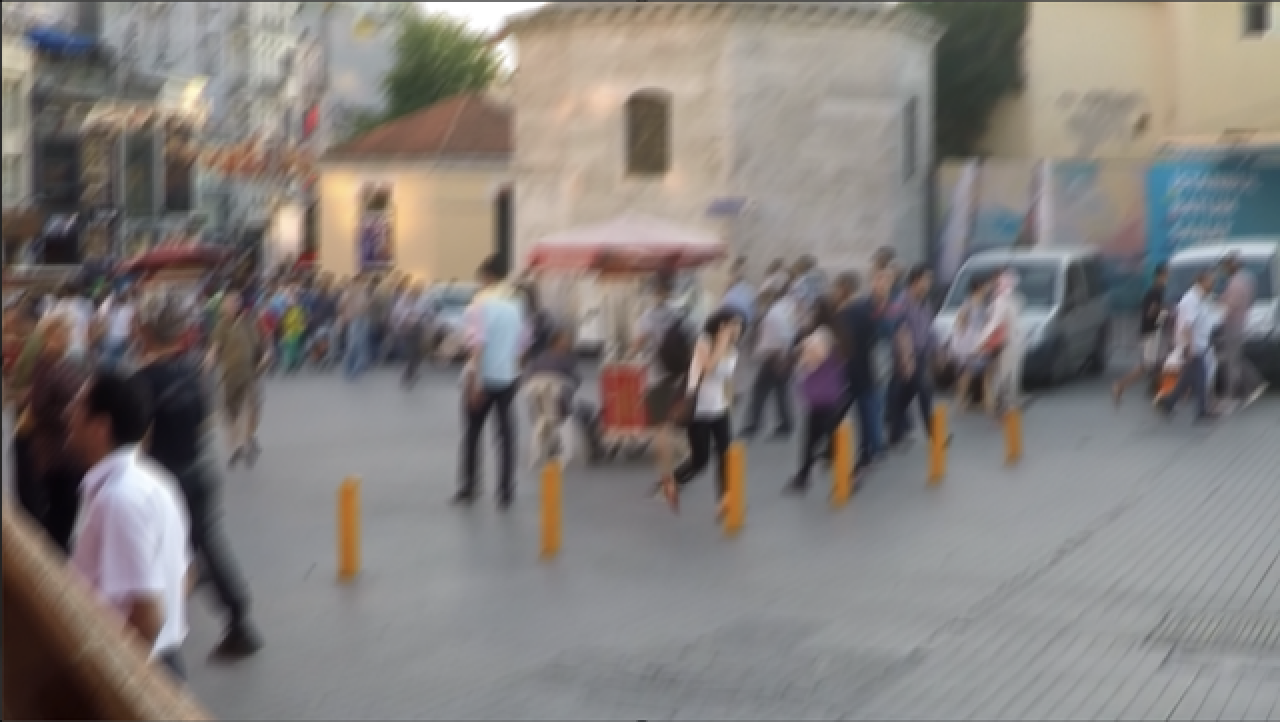
#> input picture input/test1.png, 1280 x 722 px
$ python -i blur_assessment.py   (imports and definitions only)   (older library calls are emulated)
#> lines starting #> are read from the running program, lines starting #| are printed output that depends on the picture
"""
tools/blur_assessment.py
========================
图像模糊程度自动评估工具。

用途：
  - 自动判断输入图像是否需要去模糊
  - 在流水线中按需启用去模糊（模糊图才去模糊，清晰图直接检测）
  - 统计数据集的模糊分布

支持指标：
  - Laplacian 方差（最快）
  - Tenengrad 梯度能量
  - BRISQUE（无参考图像质量评估，需 opencv-contrib）
"""

import cv2
import numpy as np
from typing import Tuple, Dict


class BlurAssessor:
    """
    图像模糊程度评估器。

    Args:
        method:    评估方法，'laplacian' | 'tenengrad' | 'combined'
        threshold: 模糊判定阈值（越高越严格，即更多图像判为模糊）
    """

    # 经验性阈值（在 VisDrone 验证集上标定）
    DEFAULT_THRESHOLDS = {
        "laplacian":  100.0,   # 低于此值视为模糊
        "tenengrad":  200.0,
    }

    def __init__(self, method: str = "laplacian", threshold: float = None):
        assert method in ("laplacian", "tenengrad", "combined"), \
            f"不支持的方法: {method}"
        self.method = method
        if threshold is not None:
            self.threshold = threshold
        else:
            self.threshold = self.DEFAULT_THRESHOLDS.get(method, 100.0)

    # [29 lines left out: functions score, is_blurry, not called in this run]

    def assess(self, image: np.ndarray) -> Dict:
        """返回完整评估报告。"""
        lap = self._laplacian_variance(cv2.cvtColor(image, cv2.COLOR_BGR2GRAY))
        ten = self._tenengrad(cv2.cvtColor(image, cv2.COLOR_BGR2GRAY))
        blurry = lap < self.DEFAULT_THRESHOLDS["laplacian"]
        return {
            "laplacian_var": round(lap, 2),
            "tenengrad":     round(ten, 2),
            "is_blurry":     blurry,
            "blur_level":    self._blur_level(lap),
        }

    @staticmethod
    def _laplacian_variance(gray: np.ndarray) -> float:
        """Laplacian 方差：高频能量，清晰图像值大。"""
        return float(cv2.Laplacian(gray, cv2.CV_64F).var())

    @staticmethod
    def _tenengrad(gray: np.ndarray) -> float:
        """Tenengrad：Sobel 梯度能量。"""
        gx = cv2.Sobel(gray, cv2.CV_64F, 1, 0, ksize=3)
        gy = cv2.Sobel(gray, cv2.CV_64F, 0, 1, ksize=3)
        return float(np.mean(gx ** 2 + gy ** 2))

    @staticmethod
    def _blur_level(laplacian_var: float) -> str:
        if laplacian_var >= 300:
            return "清晰"
        elif laplacian_var >= 100:
            return "轻微模糊"
        elif laplacian_var >= 30:
            return "中度模糊"
        else:
            return "严重模糊"


class AdaptivePipeline:
    """
    自适应流水线：仅对判定为模糊的图像执行去模糊，减少不必要计算。

    Args:
        deblur_model:  DeblurModel 实例
        detector:      CEASCDetector 实例
        assessor:      BlurAssessor 实例
    """

    # [48 lines left out: functions __init__, run, stats, not called in this run]

>>> import cv2
>>> picture = cv2.imread('../input/test1.png')
#> picture is the input picture: shape (722, 1280, 3); mean B, G, R 122.9, 125.6, 130.7
>>> result = BlurAssessor().assess(picture)
#> in assess, `lap = self._laplacian_variance(cv2.cvtColor(image, cv2.COLOR_BGR2GRAY))`: lap = 90.11
#> in _tenengrad, `gx = cv2.Sobel(gray, cv2.CV_64F, 1, 0, ksize=3)`:
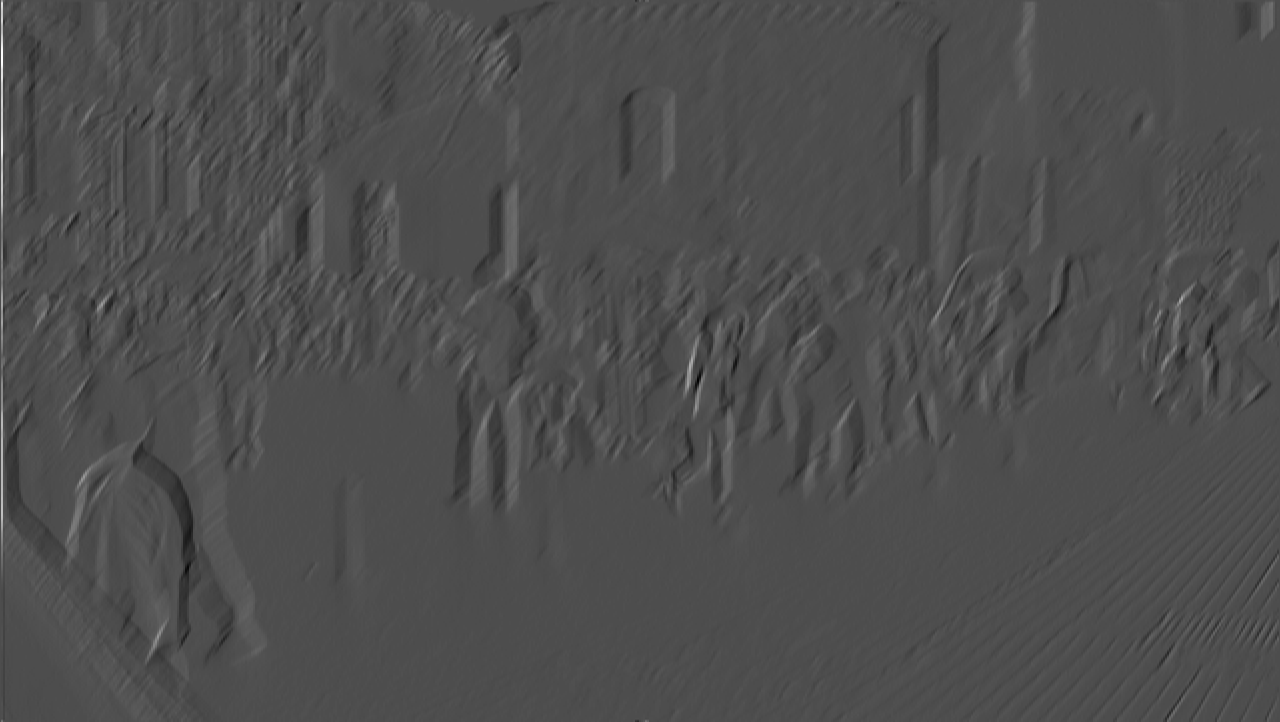
#> gx: shape (722, 1280) float64; min -266, max 604, mean 0.6; drawn with min black and max white
#> in _tenengrad, `gx = cv2.Sobel(gray, cv2.CV_64F, 1, 0, ksize=3)`:
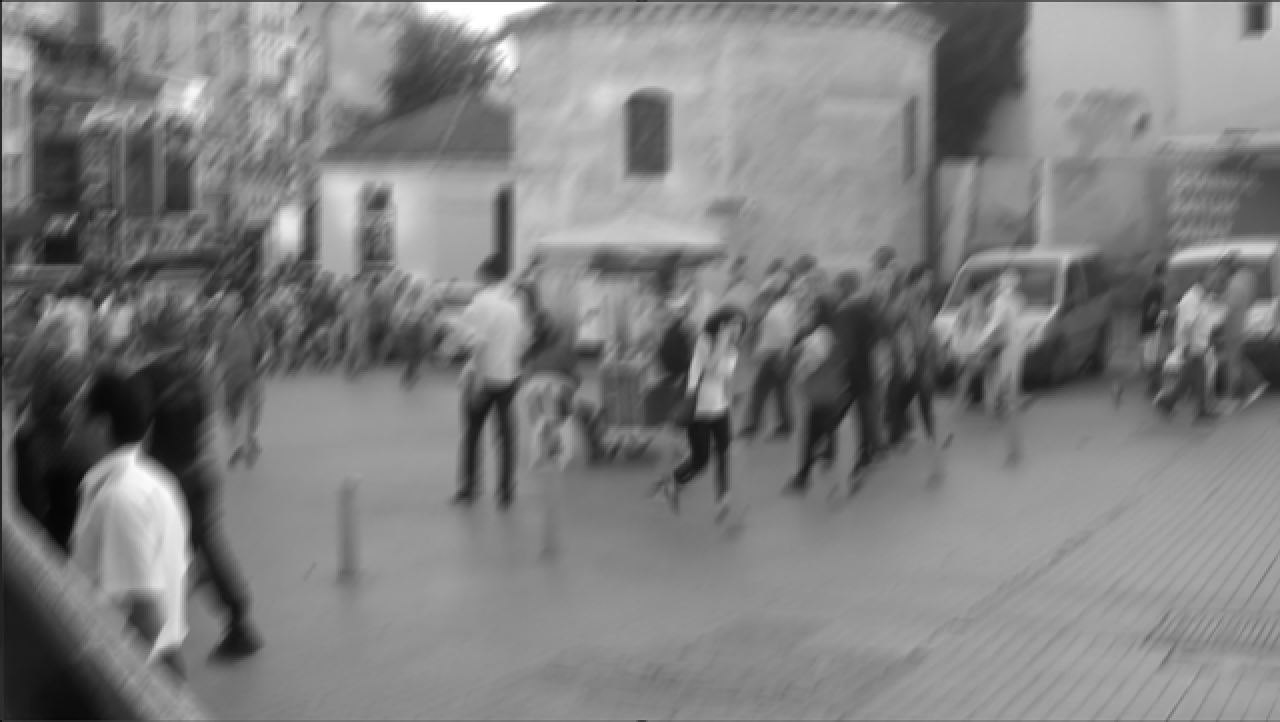
#> gray: shape (722, 1280); min 5, max 255, mean 126.8
#> in _tenengrad, `gy = cv2.Sobel(gray, cv2.CV_64F, 0, 1, ksize=3)`:
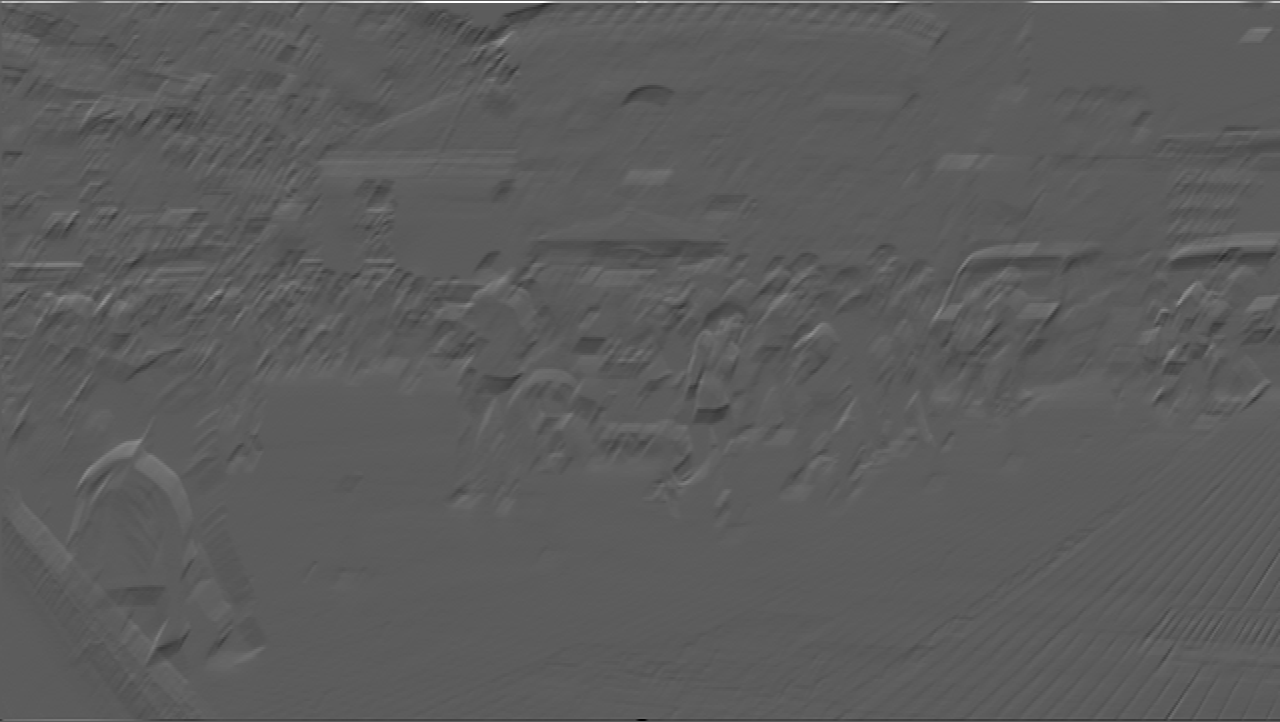
#> gy: shape (722, 1280) float64; min -327, max 576, mean 0.3; drawn with min black and max white
#> in assess, `ten = self._tenengrad(cv2.cvtColor(image, cv2.COLOR_BGR2GRAY))`: ten = 1337.5
#> in assess, `blurry = lap < self.DEFAULT_THRESHOLDS["laplacian"]`: blurry = True
#> result = {'laplacian_var': 90.11, 'tenengrad': 1337.5, 'is_blurry': True, 'blur_level': '中度模糊'}
